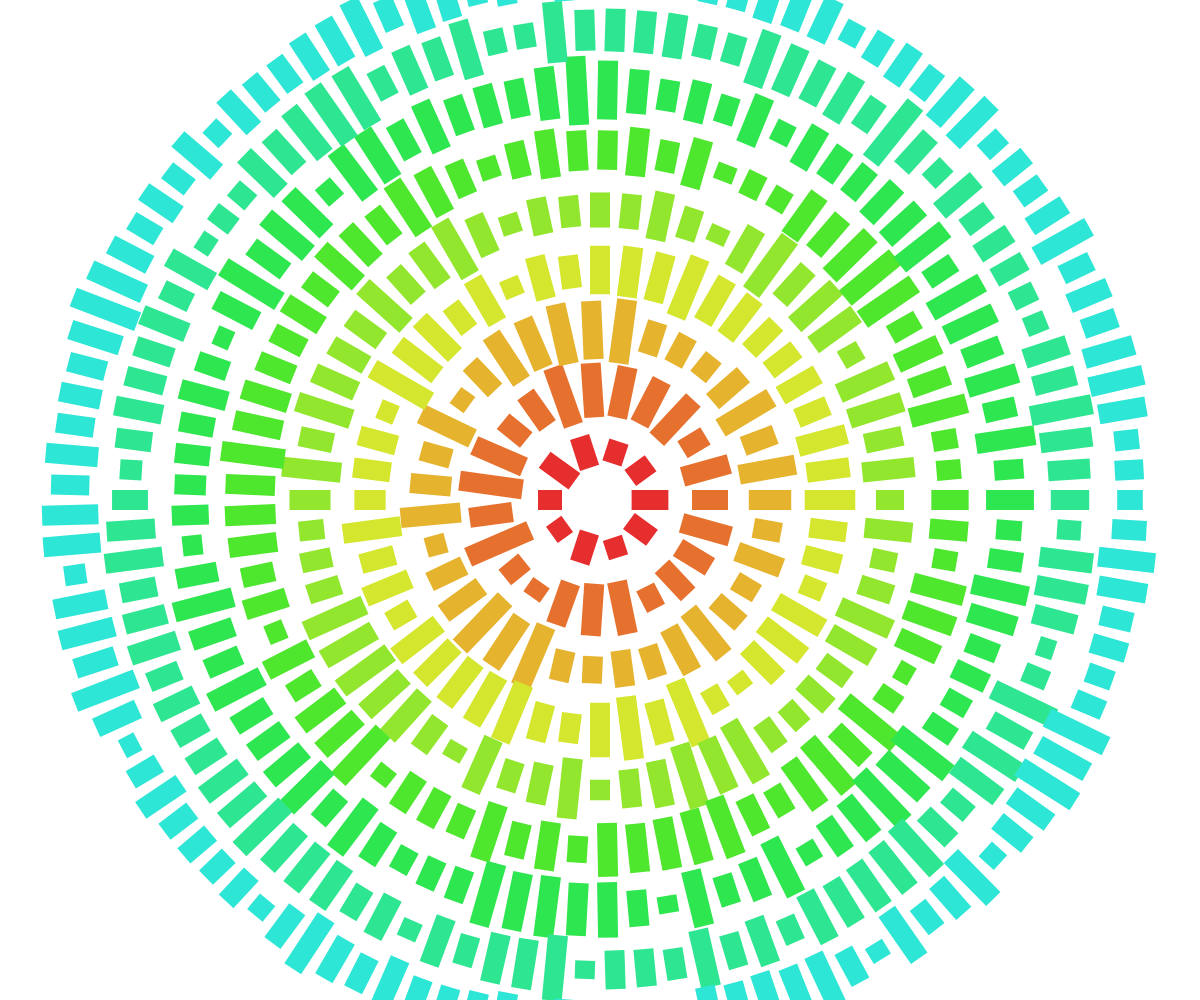
Frame 1 (no input)
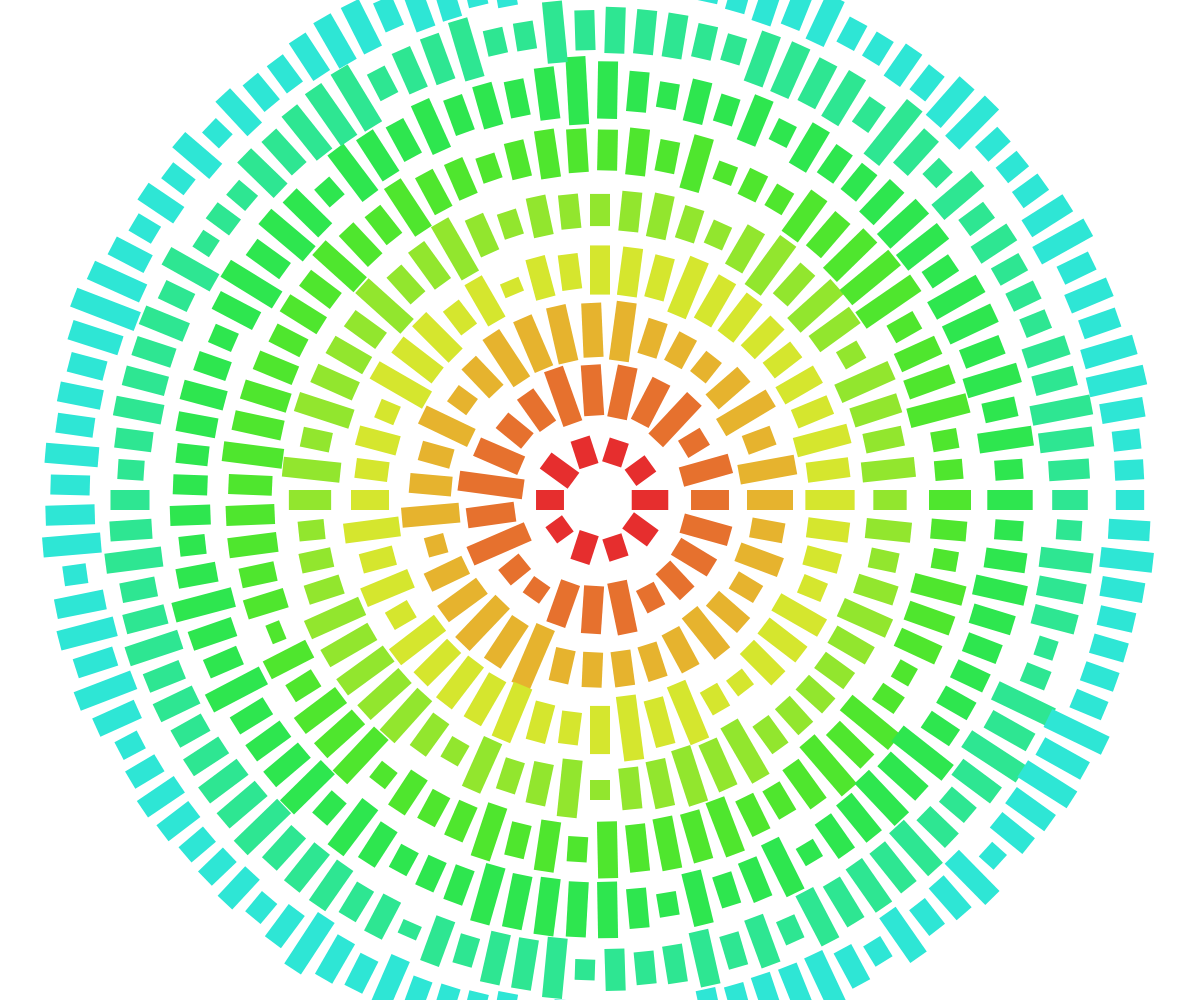
Frame 60 (no input)
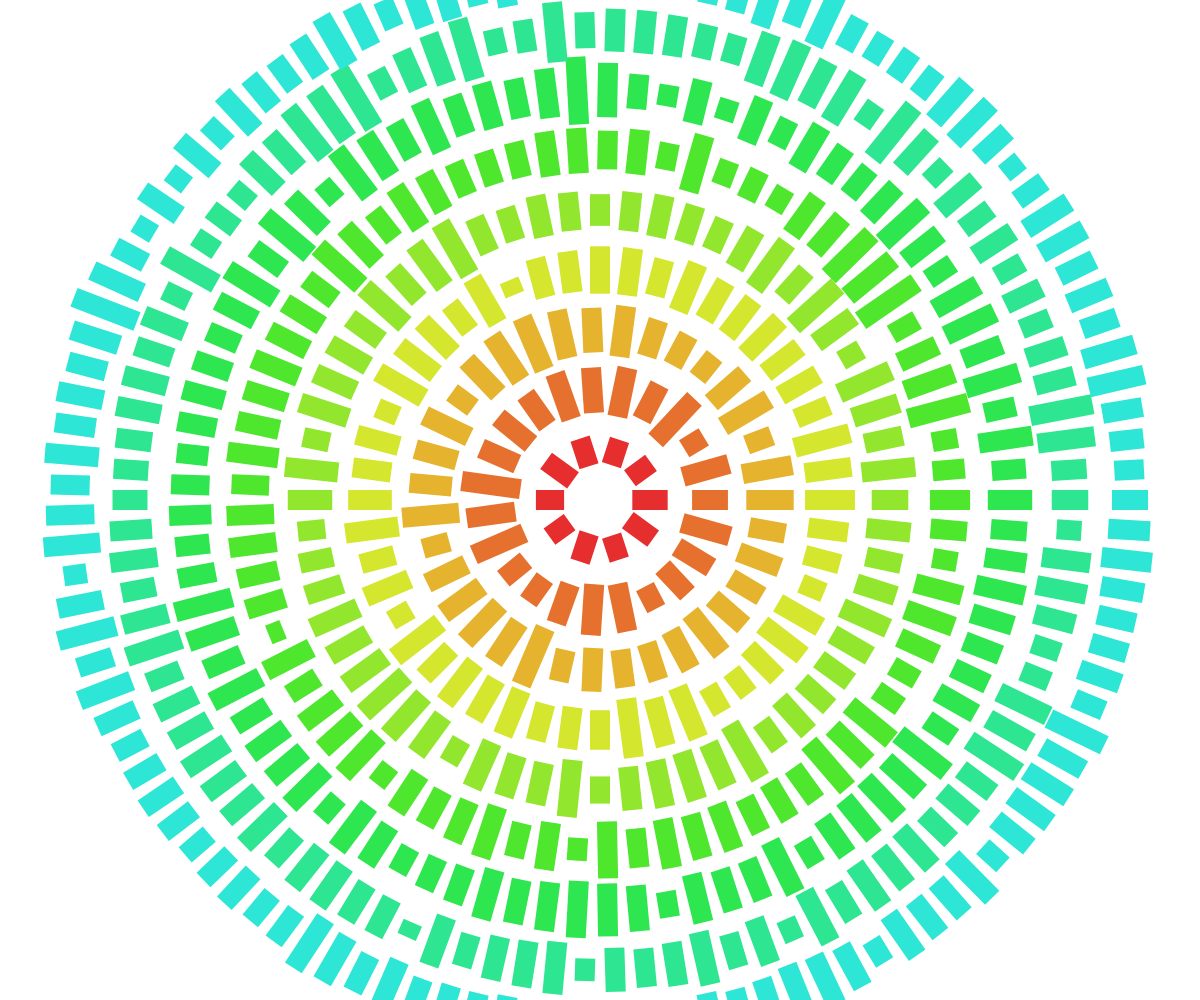
Frame 120 (the mouse pressed at the canvas centre since frame 60)

The p5.js sketch that drew these frames (run headless with seeded random() and noise() and a simulated clock; from frame 60 on, the mouse is pressed at the canvas centre):

// p5.js sketch
// ── sketch.js
let startRadius = 50;
let radiusIncrement = 60;
let barWidth = 20;
let spacing = 10;
let seed = 100;
let t = 0;

function setup() {
  createCanvas(windowWidth, windowHeight);
  angleMode(DEGREES);
  colorMode(HSB, 360, 100, 100);
}

function draw() {
  background(250);
  translate(width / 2, height / 2);

  let maxRadius = max(width, height) / 2;
  let numCircles = floor((maxRadius - startRadius) / radiusIncrement);

  for (let circle = 0; circle < numCircles; circle++) {
    let radius = startRadius + circle * radiusIncrement;
    let circumference = 2 * PI * radius;
    let barsPerCircle = floor(circumference / (barWidth + spacing));
 
    for (let i = 0; i < barsPerCircle; i++) {
      push();
      let angle = (360 / barsPerCircle) * i;
      
      // 为每个长方形设置不同的最小和最大长度
      let minLength = 10;
      let maxLength = min(80, radius); // 增加最大长度以产生更大的差异
      
      // 为每个长方形添加独特的噪声偏移
      let offset = i * 1000 + circle * 500; // 添加大的偏移值使每个长方形都不同
      let noiseVal = noise(offset * 0.01, t * 0.005);
      let barLength = map(noiseVal, 0, 1, minLength, maxLength);

      rotate(angle);
      translate(radius, 0);
      
      let hue = map(radius, startRadius, maxRadius, 0, 200);
      fill(hue, 80, 90);
      
      noStroke();
      rectMode(CENTER);
      rect(0, 0, barLength, barWidth);
      pop();
    }
  }
  
  t += 0.5; // 降低动画速度
}

function windowResized() {
  resizeCanvas(windowWidth, windowHeight);
}

function mousePressed() {
  seed = random(50000);
}
